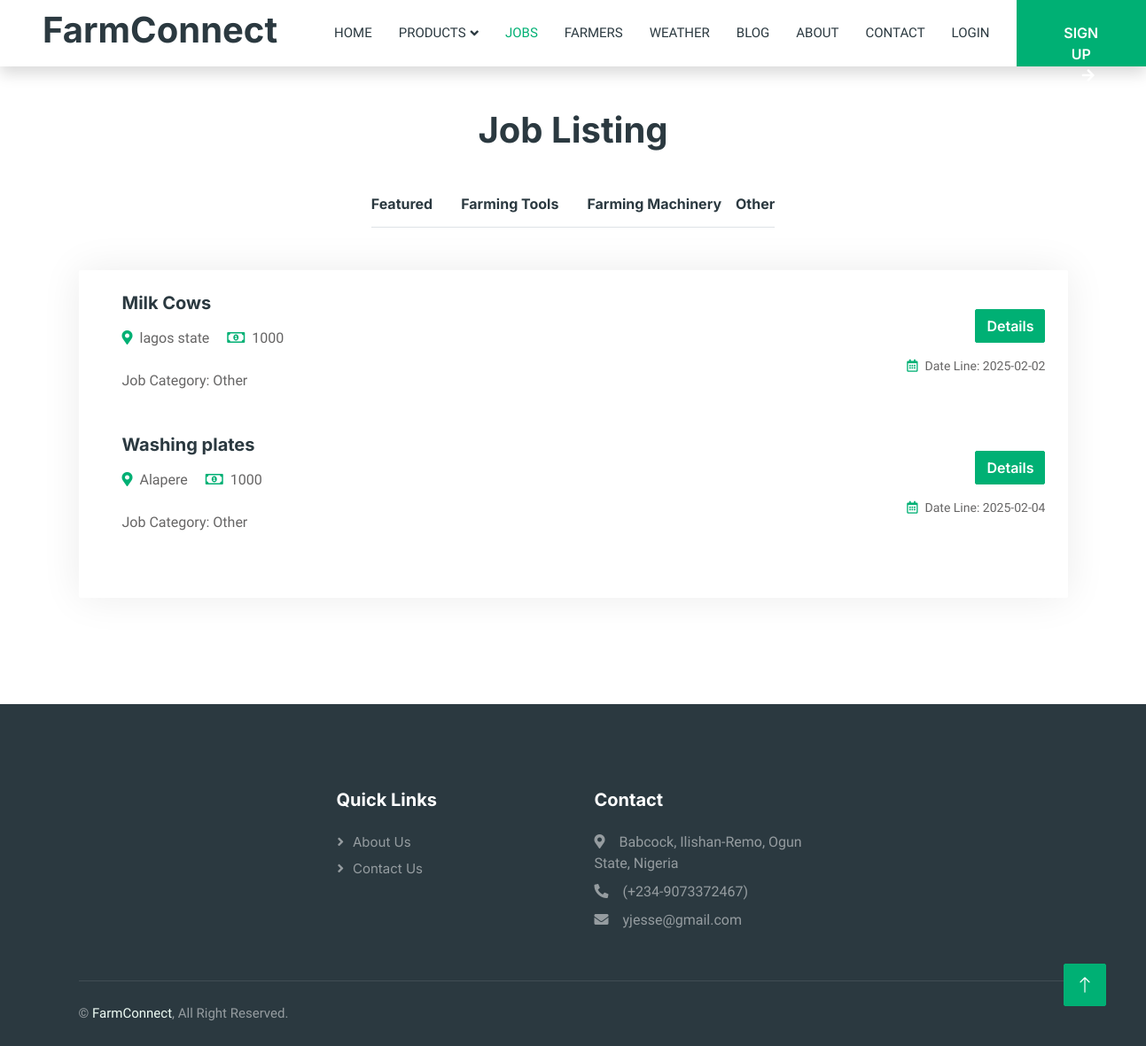
The app's page /job-list-other.php with its own data.
### tables this page shows
CREATE TABLE `jobs` (
  `jobId` int(11) NOT NULL,
  `farmerId` int(11) NOT NULL,
  `jobType` varchar(100) NOT NULL,
  `jobCategory` varchar(100) NOT NULL,
  `jobDescription` varchar(150) NOT NULL,
  `jobResponsibility` varchar(255) NOT NULL,
  `farmLocation` varchar(250) NOT NULL,
  `dailyRate` int(11) NOT NULL,
  `creationDate` date NOT NULL,
  `dateLine` date NOT NULL
);

### job-list-other.php (the view, shortened to what this page needs)
<?php
    include 'connect.php';
?>
<!DOCTYPE html>
<html lang="en">
<head>
    <link href="https://cdnjs.cloudflare.com/ajax/libs/font-awesome/5.10.0/css/all.min.css" rel="stylesheet">
    <link href="https://cdn.jsdelivr.net/npm/bootstrap-icons@1.4.1/font/bootstrap-icons.css" rel="stylesheet">
    <link href="lib/animate/animate.min.css" rel="stylesheet">
    <link href="lib/owlcarousel/assets/owl.carousel.min.css" rel="stylesheet">
    <link href="css/bootstrap.min.css" rel="stylesheet">
    <link href="css/style.css" rel="stylesheet">
</head>
<body>
    <div class="container-xxl bg-white p-0">
        <?php
            if(!isset($_SESSION['role'])){
        ?>
                <nav class="navbar navbar-expand-lg bg-white navbar-light shadow sticky-top p-0">
                    <a href="Index.php" class="navbar-brand d-flex align-items-center text-center py-0 px-4 px-lg-5">
                        <h1>FarmConnect</h1>
                    </a>
                    <div class="collapse navbar-collapse" id="navbarCollapse">
                        <div class="navbar-nav ms-auto p-4 p-lg-0">
                            <a href="Index.php" class="nav-item nav-link">Home</a>
                            <div class="nav-item dropdown">
                                <a href="#" class="nav-link dropdown-toggle" data-bs-toggle="dropdown">Products</a>
                            </div>
                            <a href="job-list.php" class="nav-item nav-link active">Jobs</a>
                            <a href="Farmers.php" class="nav-item nav-link">Farmers</a>
                            <a href="Weather.php" class="nav-item nav-link">Weather</a>
                            <a href="Blog.php" class="nav-item nav-link">Blog</a>
                            <a href="About.php" class="nav-item nav-link">About</a>
                            <a href="Contact.php" class="nav-item nav-link">Contact</a>
                            <a href="./LoginAs.html" class="nav-item nav-link">Login</a>
                        </div>
                        <a href="SignUpRoles.html" class="btn btn-primary rounded-0 py-4 px-lg-5 d-lg-block">SIGN UP<i class="fa fa-arrow-right ms-3"></i></a>
                    </div>
                </nav>
        <?php
            }
        ?>
            <div class="container-xxl py-5">
                <div class="container">
                    <h1 class="text-center mb-5 wow fadeInUp" data-wow-delay="0.1s">Job Listing</h1>
                    <div class="tab-class text-center wow fadeInUp" data-wow-delay="0.3s">
                        <ul class="nav nav-pills d-inline-flex justify-content-center border-bottom mb-5">
                            <li class="nav-item">
                                <a class="d-flex align-items-center text-start mx-3 ms-0 pb-3" href="job-list.php">
                                    <h6 class="mt-n1 mb-0">Featured</h6>
                                </a>
                            </li>
                            <li class="nav-item">
                                <a class="d-flex align-items-center text-start mx-3 pb-3" href="job-list-farming-tools.php">
                                    <h6 class="mt-n1 mb-0">Farming Tools</h6>
                                </a>
                            </li>
                            <li class="nav-item">
                                <a class="d-flex align-items-center text-start mx-3 me-0 pb-3" href="job-list-farming-machinery.php">
                                    <h6 class="mt-n1 mb-0">Farming Machinery</h6>
                                </a>
                            </li>
                            <li class="nav-item">
                                <a class="d-flex align-items-center text-start mx-3 me-0 pb-3" href="job-list-other.php">
                                    <h6 class="mt-n1 mb-0">Other</h6>
                                </a>
                            </li>
                        </ul>
                        <div class="tab-content">
                            <div id="tab-1" class="tab-pane fade show p-0 active">
                                <div class="job-item p-4 mb-4">
                                    <?php
                                        $getJobs = "SELECT * FROM jobs WHERE jobCategory = 'Other'";
                                        $getJobsResult = mysqli_query($conn, $getJobs);
                                        if ($getJobsResult && mysqli_num_rows($getJobsResult) > 0) {
                                            while ($row = mysqli_fetch_assoc($getJobsResult)) {
                                                $jobId = $row['jobId'];
                                                $jobType = htmlspecialchars($row['jobType']);
                                                $jobCategory = htmlspecialchars($row['jobCategory']);
                                                $dailyRate = htmlspecialchars($row['dailyRate']);
                                                $farmLocation = htmlspecialchars($row['farmLocation']);
                                                $dateLine = htmlspecialchars($row['dateLine']);
                                                echo '
                                                    <div class="row g-4">
                                                        <div class="col-sm-12 col-md-8 d-flex align-items-center">
                                                            <div class="text-start ps-4">
                                                                <h5 class="mb-3">' . $jobType . '</h5>
                                                                <span class="text-truncate me-3"><i class="fa fa-map-marker-alt text-primary me-2"></i>' . $farmLocation . '</span>
                                                                <span class="text-truncate me-0"><i class="far fa-money-bill-alt text-primary me-2"></i>' . $dailyRate . '</span></br></br>
                                                                <span class="text-truncate me-3">Job Category: ' . $jobCategory . '</span>
                                                            </div>
                                                        </div>
                                                        <div class="col-sm-12 col-md-4 d-flex flex-column align-items-start align-items-md-end justify-content-center">
                                                            <div class="d-flex mb-3">
                                                                <a class="btn btn-primary" href="job-detail.php?jobId=' . $jobId . '">Details</a>
                                                            </div>
                                                            <small class="text-truncate"><i class="far fa-calendar-alt text-primary me-2"></i>Date Line: ' . $dateLine . '</small>
                                                        </div>
                                                    </div></br></br>';
                                            }
                                        } else {
                                            echo "<p>No jobs available.</p>";
                                        }
                                    ?>
                                </div>
                            </div>
                        </div>
                    </div>
                </div>
            </div>
        <div class="container-fluid bg-dark text-white-50 footer pt-5 mt-5 wow fadeIn" data-wow-delay="0.1s">
            <div class="container py-5">
                <div class="row g-5" style="display: flex; align-items: start; justify-content: center;">
                    <div class="col-lg-3 col-md-6">
                        <h5 class="text-white mb-4">Quick Links</h5>
                        <a class="btn btn-link text-white-50" href="About.php">About Us</a>
                        <a class="btn btn-link text-white-50" href="Contact.php">Contact Us</a>
                    </div>
                    <div class="col-lg-3 col-md-6">
                        <h5 class="text-white mb-4">Contact</h5>
                        <p class="mb-2"><i class="fa fa-map-marker-alt me-3"></i>Babcock, Ilishan-Remo, Ogun State, Nigeria</p>
                        <p class="mb-2"><i class="fa fa-phone-alt me-3"></i>(+234-9073372467)</p>
                        <p class="mb-2"><i class="fa fa-envelope me-3"></i>yjesse@gmail.com</p>
                    </div>
                </div>
            </div>
            <div class="container">
                <div class="copyright">
                    <div class="row">
                        <div class="col-md-6 text-center text-md-start mb-3 mb-md-0">
                            &copy; <a href="#">FarmConnect</a>, All Right Reserved.
                        </div>
                    </div>
                </div>
            </div>
        </div>
        <a href="#" class="btn btn-lg btn-primary btn-lg-square back-to-top"><i class="bi bi-arrow-up"></i></a>
    </div>
</body>
</html>

### css/style.css (style rules this page uses)
:root { --primary: #00B074; --secondary: #2B9BFF; --light: #EFFDF5; --dark: #2B3940; }
.back-to-top { position: fixed; display: none; right: 45px; bottom: 45px; z-index: 99; }
.btn { font-family: 'Inter', sans-serif; font-weight: 600; transition: .5s; }
.btn.btn-primary, .btn.btn-secondary { color: #FFFFFF; }
.btn-lg-square { width: 48px; height: 48px; }
.btn-square, .btn-sm-square, .btn-lg-square { padding: 0; display: flex; align-items: center; justify-content: center; font-weight: normal; border-radius: 2px; }
.navbar .dropdown-toggle::after { border: none; content: "\f107"; font-family: "Font Awesome 5 Free"; font-weight: 900; vertical-align: middle; margin-left: 5px; transition: .5s; }
.navbar-dark .navbar-nav .nav-link, .navbar-light .navbar-nav .nav-link { margin-right: 30px; padding: 25px 0; color: #FFFFFF; font-size: 15px; text-transform: uppercase; outline: none; }
.navbar-dark .navbar-nav .nav-link:hover, .navbar-dark .navbar-nav .nav-link.active, .navbar-light .navbar-nav .nav-link:hover, .navbar-light .navbar-nav .nav-link.active { color: var(--primary); }
.navbar-light .navbar-brand, .navbar-light a.btn { height: 75px; }
.navbar-light .navbar-nav .nav-link { color: var(--dark); font-weight: 500; }
.navbar-light.sticky-top { top: -100px; transition: .5s; }
.job-item { border: 1px solid transparent; border-radius: 2px; box-shadow: 0 0 45px rgba(0, 0, 0, .08); transition: .5s; }
.footer .btn.btn-link { display: block; margin-bottom: 5px; padding: 0; text-align: left; font-size: 15px; font-weight: normal; text-transform: capitalize; transition: .3s; }
.footer .btn.btn-link::before { position: relative; content: "\f105"; font-family: "Font Awesome 5 Free"; font-weight: 900; margin-right: 10px; }
.footer .copyright { padding: 25px 0; font-size: 15px; border-top: 1px solid rgba(256, 256, 256, .1); }
.footer .copyright a { color: var(--light); }

### records on screen
jobs: jobType "Milk Cows", farmLocation "lagos state", dailyRate "1000", jobCategory "Other", dateLine "2025-02-02"
jobs: jobType "Washing plates", farmLocation "Alapere", dailyRate "1000", jobCategory "Other", dateLine "2025-02-04"
